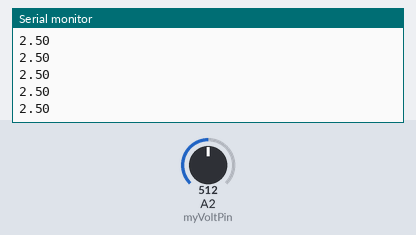
Recording of a sketch running on a simulated Arduino Uno, built with avr-gcc and run on an emulated ATmega328P. Parts: the last lines printed to the serial monitor. The inputs (shaded band) are chosen by the test bench; at power-on: A2 (myVoltPin) = 512.

Above: at 1.2 s.
1.3 s: A2 (myVoltPin) set to 716
At 1.68 s:
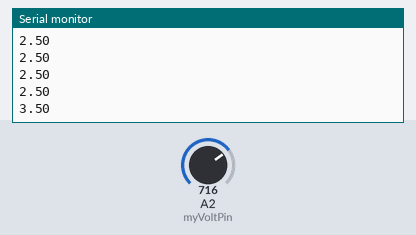
2.8 s: A2 (myVoltPin) set to 900
At 2.94 s:
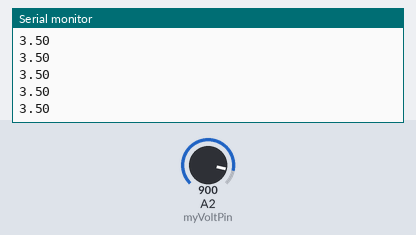
Timing chart, 0 to 5.8 s (numbered marks = the images above; inputs shaded):
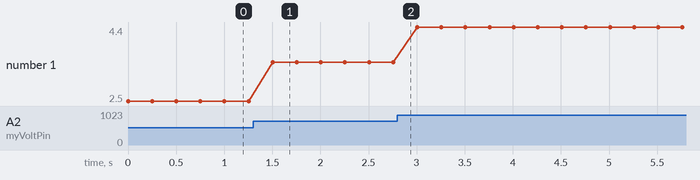

Measured:
- after the input at 1.3 s, the serial monitor: prints a new line after 0.20 s (image 1)
- plotted number 1: 2.5 → 3.5 after the input at 1.3 s, 3.5 → 4.4 after the input at 2.8 s

The sketch:

potentiometer.ino
```cpp
int myVoltPin=A2;
int readVal;
float V2;
int waitT = 250;

void setup() {
  // put your setup code here, to run once:
  Serial.begin(115200);
}

void loop() {
  // put your main code here, to run repeatedly:
  readVal = analogRead(myVoltPin);
  V2=(5. / 1023.)*readVal;
  Serial.println(V2);
  delay(waitT);
}
```
